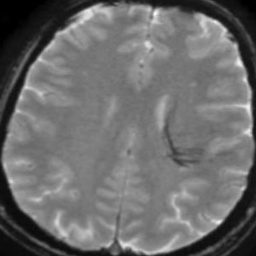
#> input picture data/Brain MRI Images/Train/Normal/Normal (102).jpg, 256 x 256 px
$ python -i feature_extractor.py   (imports and definitions only)
#> lines starting #> are read from the running program, lines starting #| are printed output that depends on the picture
import cv2
import numpy as np

class FeatureExtractor:

    def extract(self, image_path):
        # Load image
        image = cv2.imread(image_path)
#> image is the input picture: shape (256, 256, 3); min 0, max 251, mean 108.1
        if image is None:
            return None

        # Convert to grayscale
        gray = cv2.cvtColor(image, cv2.COLOR_BGR2GRAY)

        # Apply CLAHE
        clahe = cv2.createCLAHE(clipLimit=2.0, tileGridSize=(8,8))
        enhanced = clahe.apply(gray)
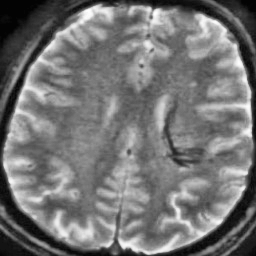
#> enhanced: shape (256, 256); min 3, max 255, mean 116.2

        # Apply Gaussian blur
        blurred = cv2.GaussianBlur(enhanced, (5,5), 0)

        # Canny edges
        edges = cv2.Canny(blurred, 30, 90)
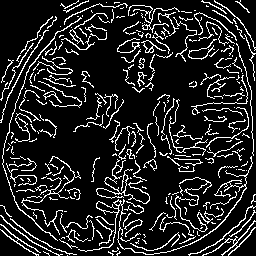
#> edges: shape (256, 256); 14.1% white in thin lines or dots

        # --- Extract 6 features ---

        # 1. Contrast score — std deviation of pixel values
        contrast = float(np.std(enhanced))
#> contrast = 51.2

        # 2. Edge density — % of pixels that are edges
        edge_density = float(np.count_nonzero(edges) / edges.size * 100)
#> edge_density = 14.07

        # 3. Mean intensity — average brightness
        mean_intensity = float(np.mean(enhanced))
#> mean_intensity = 116.2

        # 4. SNR — signal to noise ratio
        signal = np.mean(gray)
#> signal = 108.1
        noise = np.std(gray - enhanced.astype(np.float32))
#> noise = 19.48
        snr = float(20 * np.log10(signal / noise)) if noise != 0 else 0.0
#> snr = 14.88

        # 5. Texture — measure of local variation (tumor tissue is irregular)
        texture = float(np.std(np.diff(enhanced.astype(np.float32))))
#> texture = 10.87

        # 6. Bright region ratio — tumors often have bright regions
        bright_pixels = np.sum(enhanced > 150)
#> bright_pixels = 15848
        bright_ratio = float(bright_pixels / enhanced.size * 100)
#> bright_ratio = 24.18

        return [contrast, edge_density, mean_intensity, snr, texture, bright_ratio]

>>> result = FeatureExtractor().extract('../../data/Brain MRI Images/Train/Normal/Normal (102).jpg')
#> result = [51.2, 14.07, 116.2, 14.88, 10.87, 24.18]

$ run again, on data/Brain MRI Images/Train/Normal/Normal (106).jpg
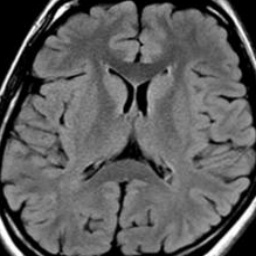
#> input picture data/Brain MRI Images/Train/Normal/Normal (106).jpg, 256 x 256 px
#> in extract, image is the input picture: shape (256, 256, 3); min 0, max 255, mean 93.1
#> in extract, `blurred = cv2.GaussianBlur(enhanced, (5,5), 0)`:
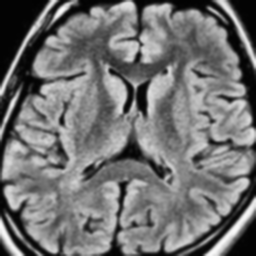
#> blurred: shape (256, 256); min 2, max 250, mean 115.2
#> in extract, `edges = cv2.Canny(blurred, 30, 90)`:
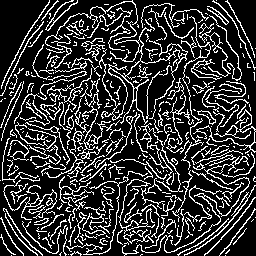
#> edges: shape (256, 256); 21% white in thin lines or dots
#> contrast = 62
#> edge_density = 21
#> mean_intensity = 115.2
#> signal = 93.09
#> noise = 21.02
#> snr = 12.93
#> texture = 19.78
#> bright_pixels = 21605
#> bright_ratio = 32.97
#> result = [62, 21, 115.2, 12.93, 19.78, 32.97]

$ run again, on data/Brain MRI Images/Train/Normal/Normal (111).jpg
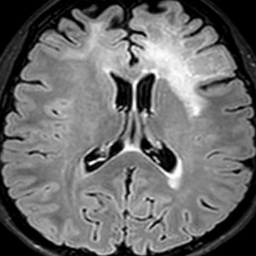
#> input picture data/Brain MRI Images/Train/Normal/Normal (111).jpg, 256 x 256 px
#> in extract, image is the input picture: shape (256, 256, 3); min 0, max 255, mean 107.7
#> in extract, `blurred = cv2.GaussianBlur(enhanced, (5,5), 0)`:
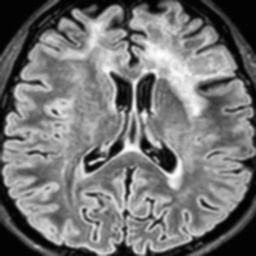
#> blurred: shape (256, 256); min 2, max 254, mean 116.3
#> in extract, `edges = cv2.Canny(blurred, 30, 90)`:
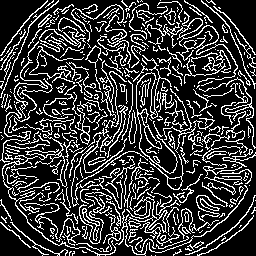
#> edges: shape (256, 256); 22.7% white in thin lines or dots
#> contrast = 66.39
#> edge_density = 22.66
#> mean_intensity = 116.3
#> signal = 107.7
#> noise = 21
#> snr = 14.2
#> texture = 20.83
#> bright_pixels = 22995
#> bright_ratio = 35.09
#> result = [66.39, 22.66, 116.3, 14.2, 20.83, 35.09]

$ run again, on data/Brain MRI Images/Train/Normal/Normal (112).jpg
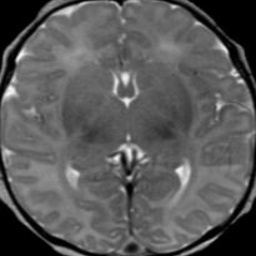
#> input picture data/Brain MRI Images/Train/Normal/Normal (112).jpg, 256 x 256 px
#> in extract, image is the input picture: shape (256, 256, 3); min 0, max 251, mean 89.4
#> in extract, `enhanced = clahe.apply(gray)`:
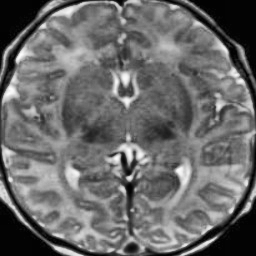
#> enhanced: shape (256, 256); min 1, max 254, mean 105.8
#> in extract, `edges = cv2.Canny(blurred, 30, 90)`:
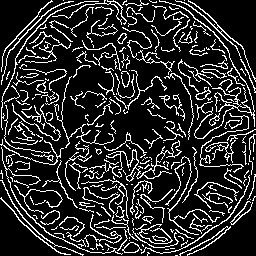
#> edges: shape (256, 256); 17% white in thin lines or dots
#> contrast = 52.92
#> edge_density = 17.01
#> mean_intensity = 105.8
#> signal = 89.41
#> noise = 17.62
#> snr = 14.11
#> texture = 13.6
#> bright_pixels = 11815
#> bright_ratio = 18.03
#> result = [52.92, 17.01, 105.8, 14.11, 13.6, 18.03]
